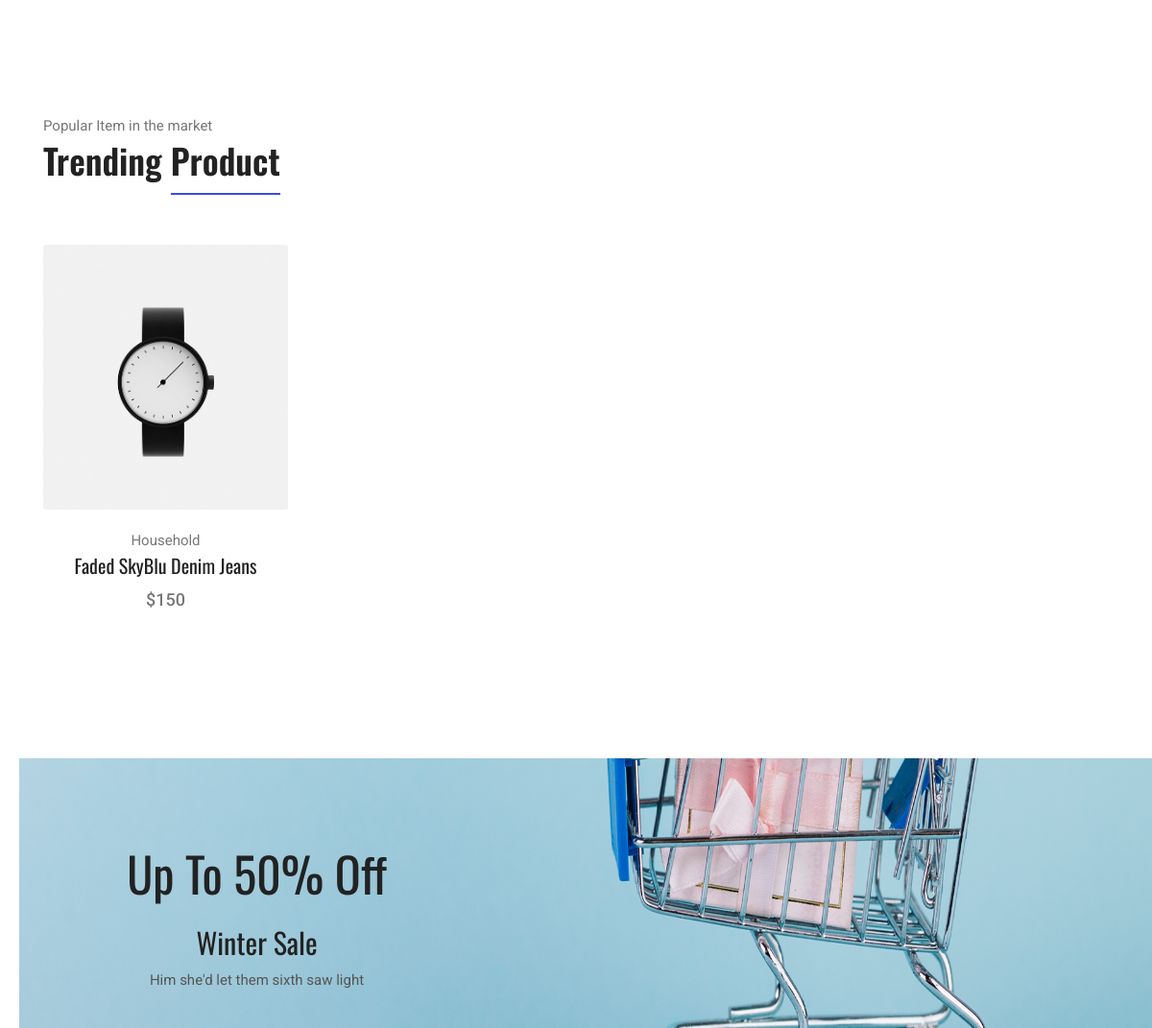
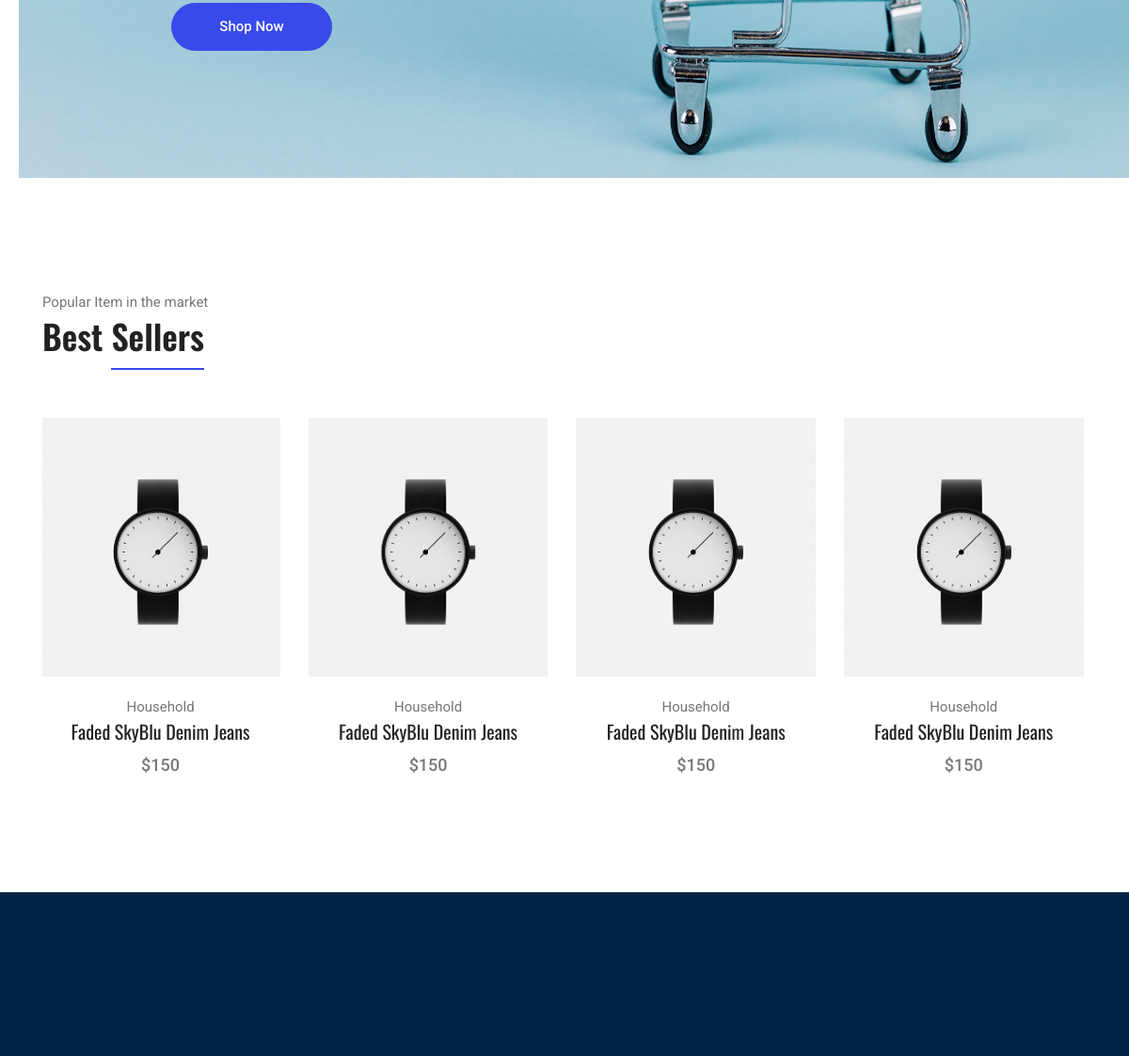
Before: / (middle part) with the older database file (2 pictures, top to bottom).
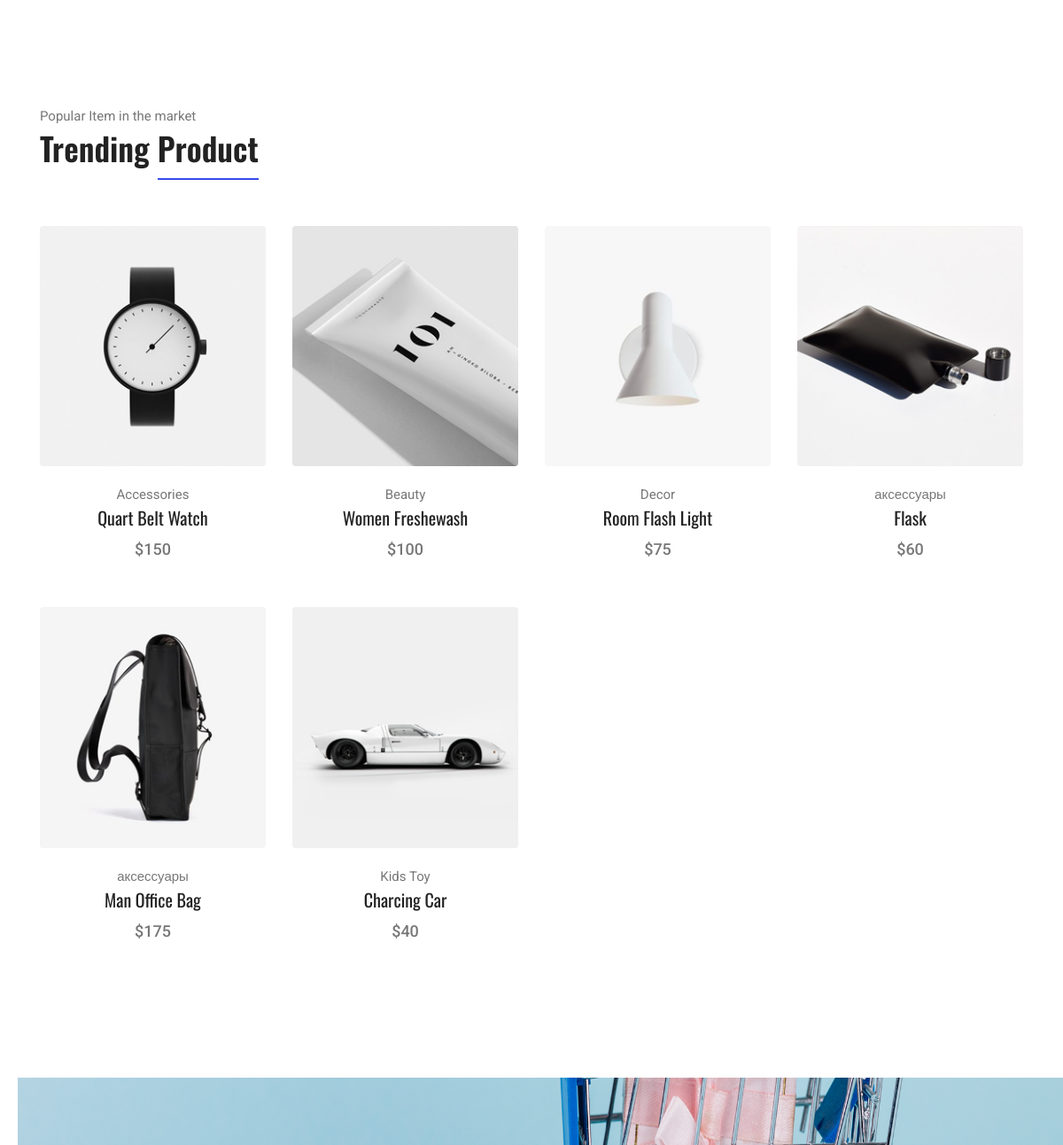
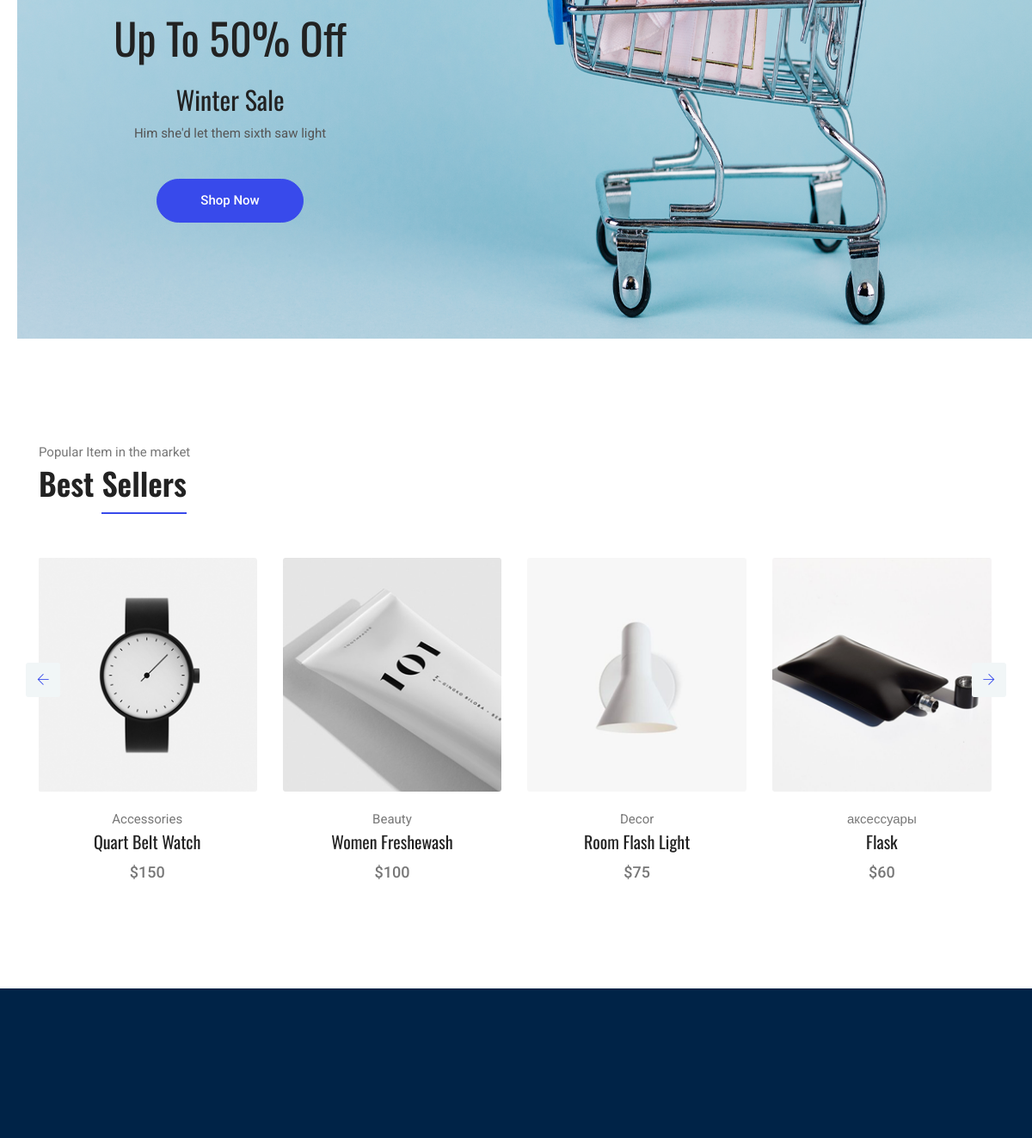
After: the same page with the newer database file (2 pictures, top to bottom).
### shop/models.py (models this page shows, shortened)
class Product(db.Model):
    __tablename__ = 'products'
    id = db.Column(db.Integer(), primary_key=True)
    title = db.Column(db.String(), nullable=False)
    price = db.Column(db.Integer(), nullable=False)
    category = db.Column(db.String(), nullable=False)
    availibility = db.Column(db.String(), nullable=False)
    description = db.Column(db.Text(), nullable=False)
    image = db.Column(db.String(), nullable=False)

### shop/routes.py (the view)
@app.route('/')
def index():
    products = Product.query.all()
    return render_template('index.html', products=products)

### shop/templates/index.html (shortened to what this page needs)
{% extends 'base.html' %}
{% block content %}
<main class="site-main">
  <section class="section-margin calc-60px">
    <div class="container">
      <div class="section-intro pb-60px">
        <p>Popular Item in the market</p>
        <h2>Trending <span class="section-intro__style">Product</span></h2>
      </div>
      <div class="row">
        {% for product in products %}
        <div class="col-md-6 col-lg-4 col-xl-3">
          <div class="card text-center card-product">
            <div class="card-product__img">
              <img class="card-img" src="{{ url_for('static', filename='img/product/' + product.image) }}" alt="">
            </div>
            <div class="card-body">
              <p>{{ product.category }}</p>
              <h4 class="card-product__title"><a href="{{ url_for('product_detail', product_id=product.id)}}">{{ product.title }}</a></h4>
              <p class="card-product__price">${{ product.price }}</p>
            </div>
          </div>
        </div>
        {% endfor %}
      </div>
    </div>
  </section>
  <section class="offer" id="parallax-1" data-anchor-target="#parallax-1" data-300-top="background-position: 20px 30px"
    data-top-bottom="background-position: 0 20px">
    <div class="container">
      <div class="row">
        <div class="col-xl-5">
          <div class="offer__content text-center">
            <h3>Up To 50% Off</h3>
            <h4>Winter Sale</h4>
            <p>Him she'd let them sixth saw light</p>
            <a class="button button--active mt-3 mt-xl-4" href="#">Shop Now</a>
          </div>
        </div>
      </div>
    </div>
  </section>
  <section class="section-margin calc-60px">
    <div class="container">
      <div class="section-intro pb-60px">
        <p>Popular Item in the market</p>
        <h2>Best <span class="section-intro__style">Sellers</span></h2>
      </div>
      <div class="owl-carousel owl-theme" id="bestSellerCarousel">
        {% for product in products %}
        <div class="card text-center card-product">
          <div class="card-product__img">
            <img class="img-fluid" src="{{ url_for('static', filename='img/product/' + product.image) }}" alt="">
          </div>
          <div class="card-body">
            <p>{{ product.category }}</p>
            <h4 class="card-product__title"><a href="">{{ product.title }}</a></h4>
            <p class="card-product__price">${{ product.price }}</p>
          </div>
        </div>
        {% endfor %}
      </div>
    </div>
  </section>
</main>
{% endblock %}

### shop/templates/base.html (shortened to what this page needs)
<!DOCTYPE html>
<html lang="en">
<head>
	<link rel="stylesheet" href="{{ url_for('static', filename='vendors/bootstrap/bootstrap.min.css') }}">
	<link rel="stylesheet" href="{{ url_for('static', filename='vendors/fontawesome/css/all.min.css') }}">
	<link rel="stylesheet" href="{{ url_for('static', filename='vendors/themify-icons/themify-icons.css') }}">
	<link rel="stylesheet" href="{{ url_for('static', filename='vendors/nice-select/nice-select.css') }}">
	<link rel="stylesheet" href="{{ url_for('static', filename='vendors/owl-carousel/owl.theme.default.min.css') }}">
	<link rel="stylesheet" href="{{ url_for('static', filename='vendors/owl-carousel/owl.carousel.min.css') }}">
	<link rel="stylesheet" href="{{ url_for('static', filename='css/style.css') }}">
</head>
<body>
	{% block content %}
	{% endblock %}
	<footer class="footer">
		<div class="footer-area">
		</div>
	</footer>
</body>
</html>

### shop/static/css/style.css (style rules this page uses)
body { color:#777;font-family:"Roboto",sans-serif;font-size:15px;font-weight:400;line-height:1.667 }
h1,h2,h3,h4,h5,h6 { font-family:"Oswald",sans-serif;color:#222;line-height:1.1 }
h2,.h2 { font-size:36px;font-weight:600 }
h3,.h3 { font-size:26px;font-weight:600 }
@media (min-width: 600px) { h3,.h3 { font-size:36px } }
h4,.h4 { font-size:20px;font-weight:400;line-height:1.3 }
a { display:inline-block }
.section-margin { margin:45px 0 }
@media (min-width: 980px) { .section-margin { margin:70px 0 } }
@media (min-width: 1100px) { .section-margin { margin:120px 0 } }
@media (min-width: 1100px) { .section-margin.calc-60px { margin:120px 0 70px 0 } }
.pb-60px { padding-bottom:60px }
.section-intro p { margin-bottom:3px }
.section-intro__style { border-bottom:2px solid #384aeb;padding-bottom:8px }
.card-product { border:0;margin-bottom:30px }
.card-product p { margin-bottom:0 }
.card-product__img { position:relative }
.card-product__title a { color:#222 }
.card-product__price { font-size:18px;font-weight:500 }
.offer { background:url("../img/home/parallax-bg.png") right center no-repeat;background-size:cover }
@media (min-width: 1200px) { .offer { background-size:100% 100% } }
.offer__content { padding:100px 0 110px 0 }
@media (min-width: 1000px) { .offer__content { padding:122px 0 135px 0 } }
.offer__content h3 { font-size:35px;font-weight:400;margin-bottom:20px }
@media (min-width: 650px) { .offer__content h3 { font-size:50px;margin-bottom:25px } }
.offer__content h4 { font-size:30px }
.offer__content p { color:#555555 }
.button { display:inline-block;border:1px solid #384aeb;border-radius:30px;color:#222;font-weight:500;padding:12px 50px;background:#384aeb;color:#fff;transition:all .4s ease }
.button--active { background:#384aeb;color:#fff }
.footer-area { background:#002347;padding:50px 0px 50px }
@media (min-width: 1000px) { .footer-area { padding:195px 0px 120px } }

Changed rows visible on the page:
changed Product: image: a different picture; category "Household" → "Accessories"; title "Faded SkyBlu Denim Jeans" → "Quart Belt Watch"
added Product: image (picture), category "Beauty", title "Women Freshewash", price "100"
added Product: image (picture), category "Decor", title "Room Flash Light", price "75"
added Product: image (picture), category "аксессуары", title "Flask", price "60"
added Product: image (picture), category "аксессуары", title "Man Office Bag", price "175", shown under "Trending Product"
added Product: image (picture), category "Kids Toy", title "Charcing Car", price "40", shown under "Trending Product"
